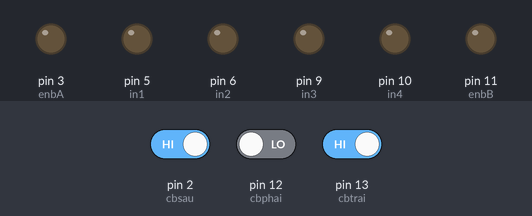
A sketch run on a simulated Arduino Uno, built with avr-gcc and run on an emulated ATmega328P. On the bench: output pins drawn as LEDs (lit = HIGH). Dashed ring = blinking. Inputs (shaded band) come from the test bench; at power-on: pin 2 (cbsau) HIGH, pin 13 (cbtrai) HIGH, pin 12 (cbphai) LOW.

Above: at 1.3 s.
1.4 s: pin 2 (cbsau) driven LOW
At 1.65 s:
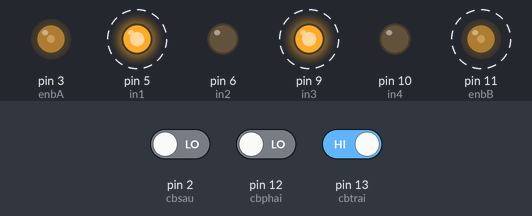
6.4 s: pin 13 (cbtrai) driven LOW
At 8.1 s:
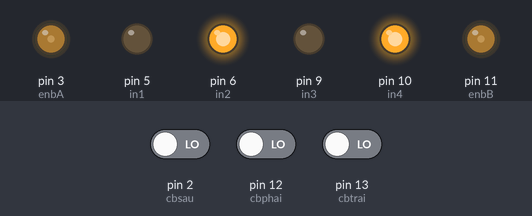
8.4 s: pin 12 (cbphai) driven HIGH
At 8.55 s:
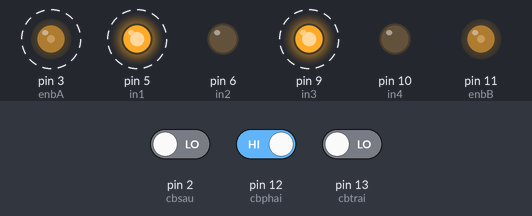
13.4 s: pin 12 (cbphai) driven LOW
At 14.6 s:
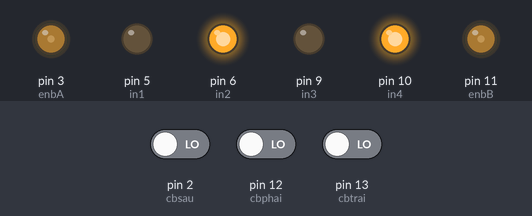
15.3 s: pin 13 (cbtrai) driven HIGH
At 16.5 s:
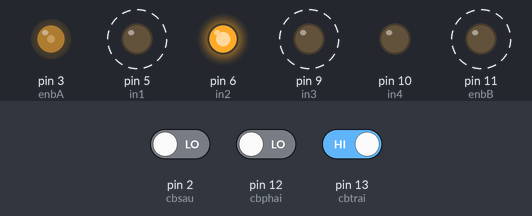
Timing chart, 0 to 19.9 s (numbered marks = the images above; inputs shaded):
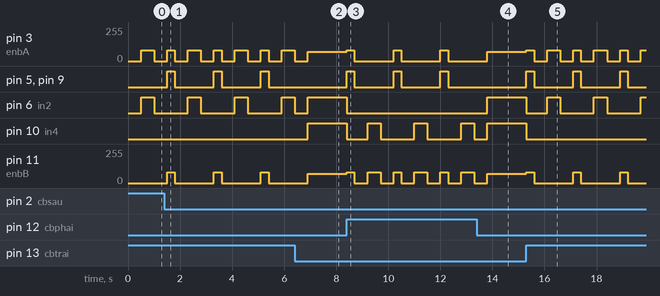

The sketch:

C_m_bi_n_xe_kh_ng_r_t.ino
```cpp
int cbsau=2;
int cbtrai=13;
int cbphai=12;

int enbA=3;
int in1 = 5;
int in2 = 6;
int in3 = 9;
int in4 = 10;
int enbB=11;

int maxspeed=30;

  int gtcbtrai;
  int gtcbphai;
  int gtcbsau;

void dithang(int duongdi);
void disangtrai();
void disangphai();
void dilui();
void resetdongco();
void quaycbsangphai();
void quaycbsangtrai();
void setup() {
  // put your setup code here, to run once:
 // myservo.attach(dongcoservo);

  pinMode(cbsau,INPUT);
  pinMode(cbtrai,INPUT);
  pinMode(cbphai,INPUT);
  pinMode(in1, OUTPUT);
  pinMode(in2, OUTPUT);
  pinMode(in3, OUTPUT);
  pinMode(in4, OUTPUT);
  pinMode(enbA, OUTPUT);
  pinMode(enbB, OUTPUT);
  digitalWrite(in1, LOW);
  digitalWrite(in2, LOW);
  digitalWrite(in3, LOW);
  digitalWrite(in4, LOW);
  digitalWrite(enbA, LOW);
  digitalWrite(enbB, LOW);

  Serial.begin(9600);


}

void loop()
{
  gtcbtrai=digitalRead(cbtrai);
  gtcbphai=digitalRead(cbphai);
  gtcbsau=digitalRead(cbsau);
//====================================
  if(gtcbtrai==0 && gtcbphai==0)
  {
    dithang();
  }
  else if(gtcbtrai!=0 && gtcbphai==0)
  {
    delaylui();
    delayphai();
  }
  else if(gtcbphai!=0 && gtcbtrai==0)
  {
    delaylui();
    delaytrai();
  }
  else
  {
    delaylui();
    delaytrai();
  }


}
void delaylui()//lùi có kiểm tra cảm biến sau
{ int starttime=millis();

  while(millis() - starttime<=300 && gtcbsau!=1)

      {
        dilui();
        gtcbsau=digitalRead(cbsau);

      }
   dunglai();
   delay(500);
}

void delaytrai()
{

  int starttime=millis();
  while(millis()-starttime<=500 && gtcbtrai!=1)

      {
        disangtrai();
        gtcbtrai=digitalRead(cbtrai);

      }
      if(millis()-starttime>=500 || gtcbtrai==1){dunglai();delay(500);}
}

void delayphai()
{

  int starttime=millis();
  while(millis()-starttime<=500 && gtcbphai!=1)

      {
        disangphai();
        gtcbphai=digitalRead(cbphai);

      }
      if(millis()-starttime>=500 || gtcbphai==1)
      {dunglai();delay(500);}
}
void dithang()
{
  analogWrite(enbA, 70);
  analogWrite(enbB, 70);
  digitalWrite(in1, 0);
  digitalWrite(in2, 1);
  digitalWrite(in3, 0);
  digitalWrite(in4, 1);


}
void dunglai(){
  analogWrite(enbA, 0);
  analogWrite(enbB, 0);
  digitalWrite(in1, 0);
  digitalWrite(in2, 0);
  digitalWrite(in3, 0);
  digitalWrite(in4, 0);
  }

void disangphai()
{
  analogWrite(enbA, 80);
  analogWrite(enbB, 0);
  digitalWrite(in1, 0);
  digitalWrite(in2, 1);
  digitalWrite(in3, 0);
  digitalWrite(in4, 0);


}
void disangtrai()
{
  analogWrite(enbA, 0);
  analogWrite(enbB, 80);
  digitalWrite(in1, 0);
  digitalWrite(in2, 0);
  digitalWrite(in3, 0);
  digitalWrite(in4, 1);

}

void dilui()
{
  analogWrite(enbA, 80);
  analogWrite(enbB, 80);
  digitalWrite(in1, 1);
  digitalWrite(in2, 0);
  digitalWrite(in3, 1);
  digitalWrite(in4, 0);

}

void xoay()
{
  analogWrite(enbA, 80);
  analogWrite(enbB, 80);
  digitalWrite(in1, 0);
  digitalWrite(in2, 1);
  digitalWrite(in3, 1);
  digitalWrite(in4, 0);
}
```

Measured:
- after the input at 1.4 s, pin 5 (in1), pin 9 (in3): alternates HIGH for 0.30 s and LOW for 1.5 s, starting after 0.10 s; pin 11 (enbB): alternates 80/255 for 0.30 s and 0/255 for 1.5 s, starting after 0.10 s
- after the input at 6.4 s, pin 5 (in1), pin 9 (in3): stays LOW (without the input it goes to HIGH after 0.51 s); pin 10 (in4): LOW → HIGH after 0.51 s
- after the input at 8.4 s, pin 3 (enbA): alternates 80/255 for 0.30 s and 0/255 for 1.5 s, starting at once; pin 5 (in1): alternates HIGH for 0.30 s and LOW for 1.5 s, starting at once
- after the input at 13.4 s, pin 5 (in1), pin 9 (in3): stays LOW (without the input it goes to HIGH after 0.41 s); pin 6 (in2): LOW → HIGH after 0.41 s
- after the input at 15.3 s, pin 3 (enbA): 70/255 → 80/255 at once, then repeats every 1.8 s: 0/255 0.50 s, 80/255 0.50 s, 0/255 0.50 s, 80/255 0.30 s; pin 5 (in1): alternates HIGH for 0.30 s and LOW for 1.5 s, starting at once
- by itself, pin 3 (enbA): repeats every 1.8 s: 0/255 0.50 s, 80/255 0.50 s, 0/255 0.50 s, 80/255 0.30 s
- by itself, pin 6 (in2): alternates HIGH for 0.50 s and LOW for 1.3 s
